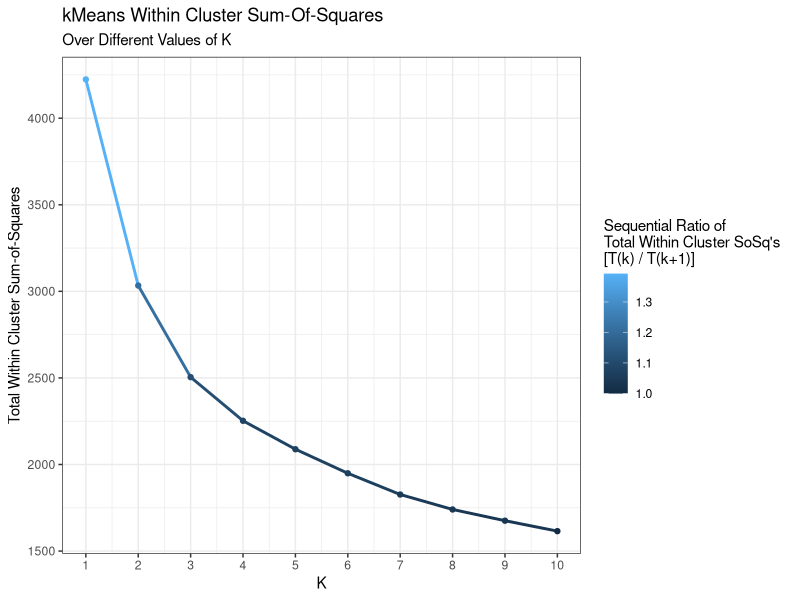
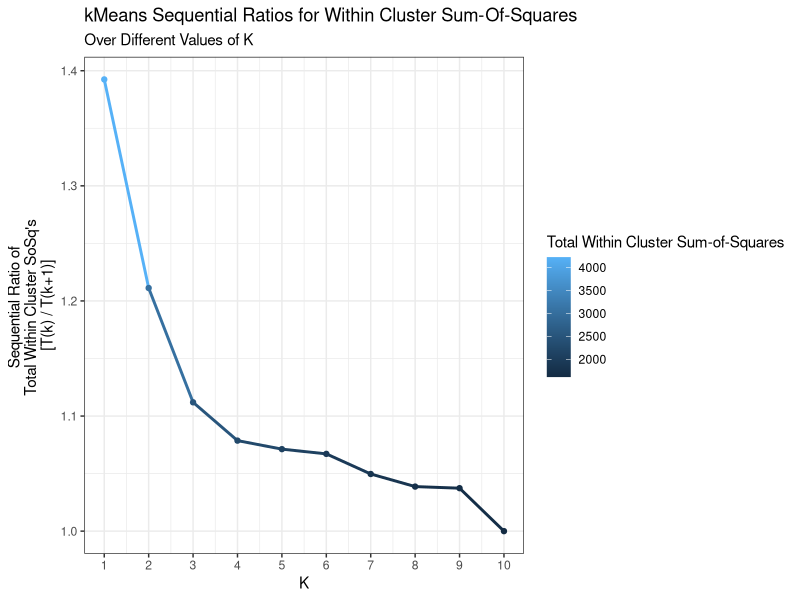
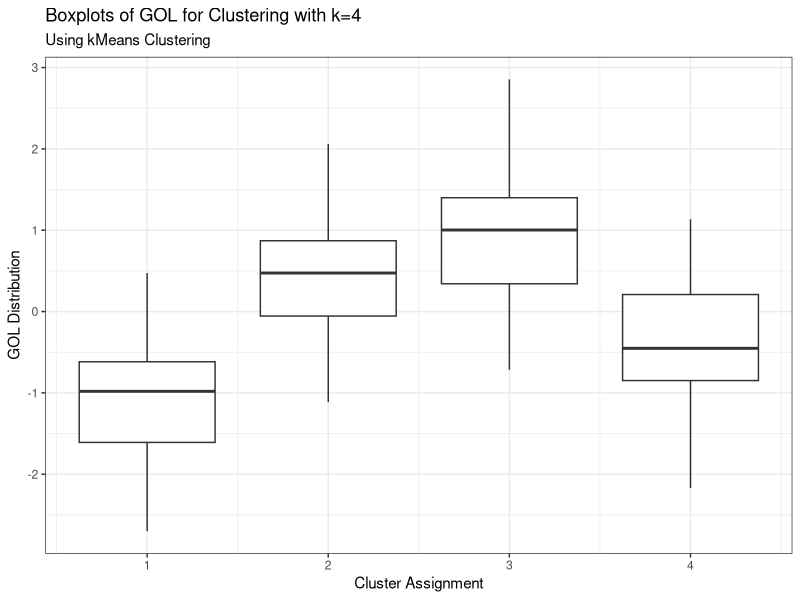
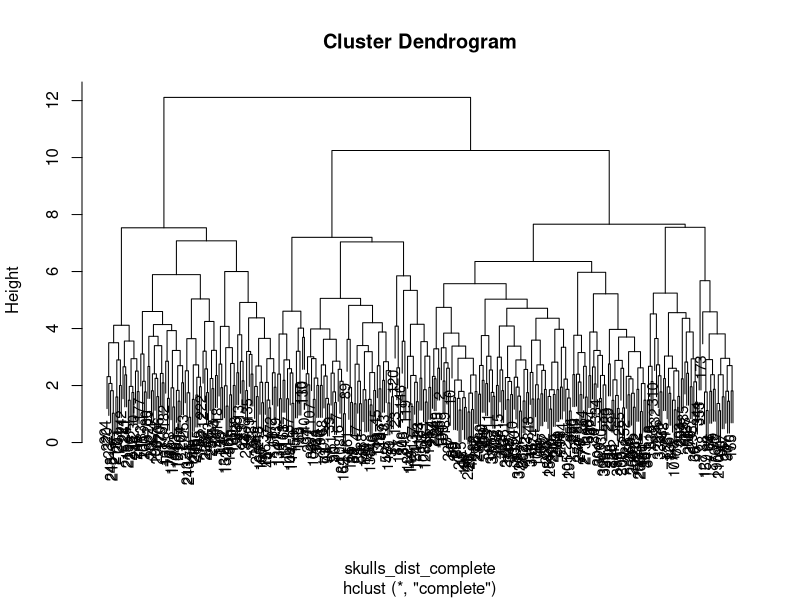
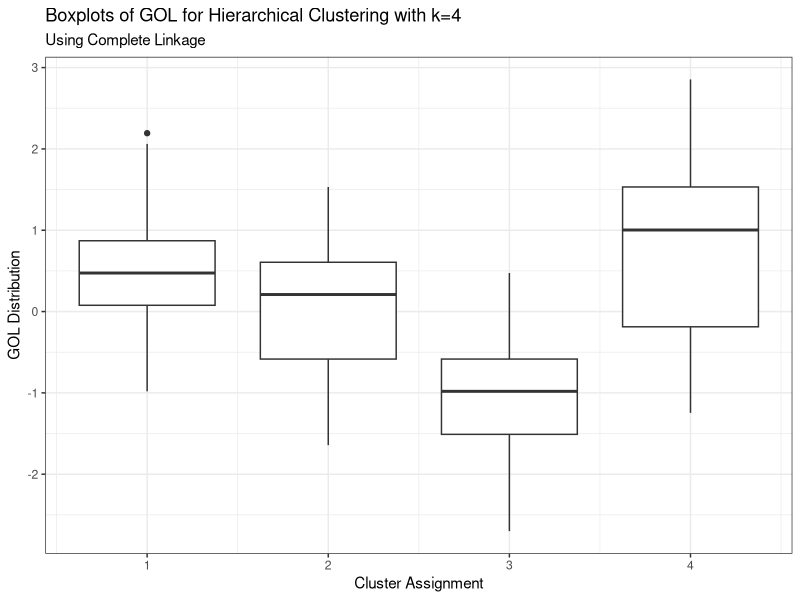
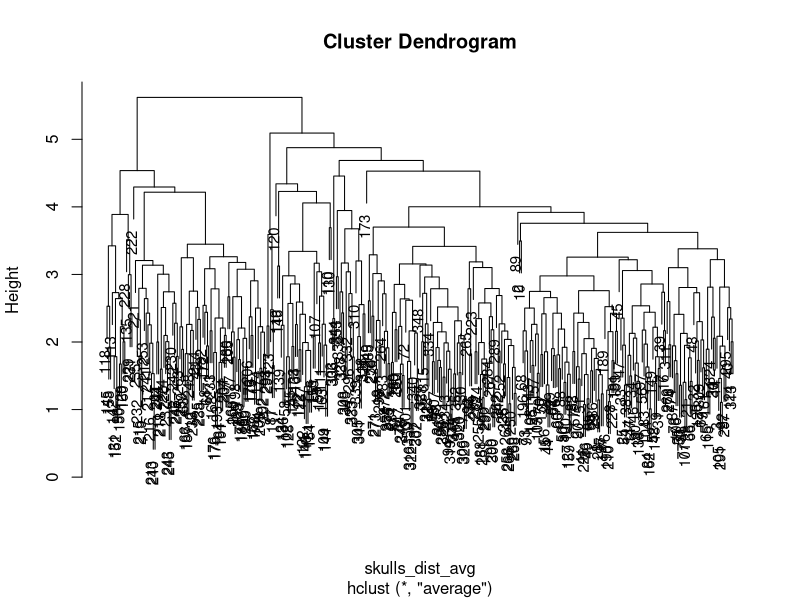
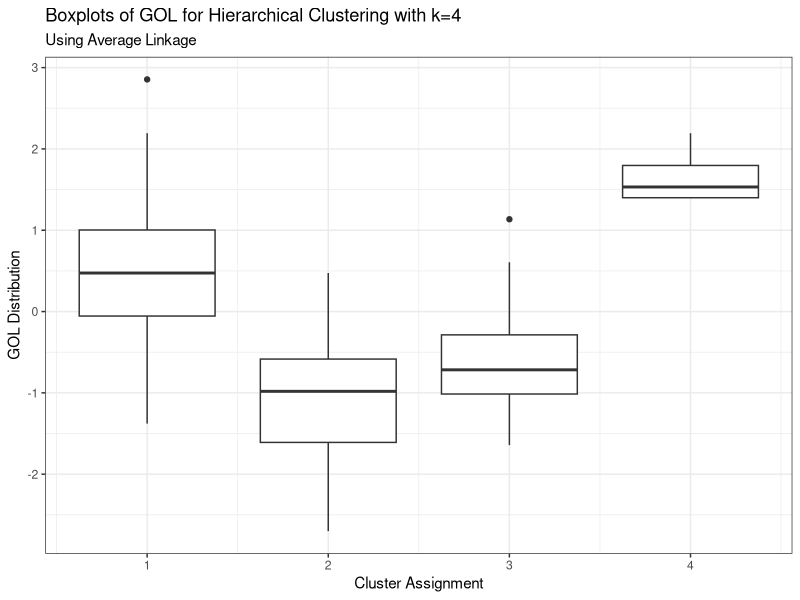

Write R code to recreate these figures, in order.
## ---- chunk 1
# load tidyverse
suppressPackageStartupMessages({
  library(tidyverse)
})

# load skulls data
skulls <- read_csv("skulls.csv")
glimpse(skulls)
## ---- chunk 2
# remove na's and scale skulls data
skulls <- skulls %>% na.omit() %>% lapply(scale) %>% as.data.frame()
dim(skulls)
glimpse(skulls)
## ---- chunk 3
# set random seed
set.seed(1847)

# set up k vals to test
kms <- 1:10

# run kmeans on all k in kms and collect clustering models
kmods <- lapply(kms, 
                function(k){ 
                  return( kmeans(skulls, centers = k, nstart = 20) ) 
                } 
              )

# collect within cluster sum of squares as vector
kss <- kmods %>% lapply('[[', 'tot.withinss') %>% unlist()

# get values of ratio between sequential sum-of-squares results for k to help identify 
# inflection point and diminishing returns (divide first nine kss by last nine kss,
# assuming the ratio will approach 1.0 as increasing k has less impact on ss)
rss <- c(kss[1:9] / kss[2:10], 1.0)

# collect results in data frame
kdf <- data.frame('k' = kms, 'ss' = kss, 'rss' = rss)

# set base plot for exploring kdf
p <- ggplot(kdf) + theme_bw()

# plot sum of squares to find inflection point 
# where increasing k no longer significantly reduces within cluster sum of squares
p + geom_line(aes(x = k, y = ss, color = rss), size=1) + 
  geom_point(aes(x = k, y = ss, color = rss)) +
  labs(title = 'kMeans Within Cluster Sum-Of-Squares', 
       subtitle = 'Over Different Values of K',
       x = 'K',
       y = 'Total Within Cluster Sum-of-Squares',
       color = 'Sequential Ratio of \nTotal Within Cluster SoSq\'s \n[T(k) / T(k+1)]') +
  scale_x_continuous(breaks = 1:10, labels = 1:10)
## ---- chunk 4
# Plot rate of change in within cluster sum of squares for sequential values of k
p + geom_line(aes(x = k, y = rss, color = ss), size=1) + 
  geom_point(aes(x = k, y = rss, color = ss)) +
  labs(title = 'kMeans Sequential Ratios for Within Cluster Sum-Of-Squares', 
       subtitle = 'Over Different Values of K',
       x = 'K',
       y = 'Sequential Ratio of \nTotal Within Cluster SoSq\'s \n[T(k) / T(k+1)]',
       color = 'Total Within Cluster Sum-of-Squares') +
  scale_x_continuous(breaks = 1:10, labels = 1:10)
## ---- chunk 5
# change k to test different models (best chosen k = 4)
k_km <- 4

# change skulls_fact_km to test different factors (chosen GOL)
skulls_fact_km <- 'GOL' 

# select kmeans model (based on k_km)
km_mod <- kmods[[k_km]]

# add cluster labels to data
skulls_km <- skulls %>% mutate(cluster = km_mod$cluster)

# plot skulls_fact_km distribution box plots for k_km clusters
ggplot(skulls_km) +
  geom_boxplot(aes_string(y = skulls_fact_km, x = 'cluster', group = 'cluster')) + 
  labs(title = paste('Boxplots of ', skulls_fact_km,' for Clustering with k=', k_km, sep=''),
       subtitle = 'Using kMeans Clustering',
       x = 'Cluster Assignment',
       y = paste(skulls_fact_km, 'Distribution')) + 
  scale_x_continuous(breaks = 1:k_km, labels = 1:k_km) + 
  theme_bw()
## ---- chunk 6
# get total within group sum of squares for clustering with k
km_mod$tot.withinss
## ---- chunk 7
# set random seed
set.seed(1842)

# heirarchical clustering on skull data using complete linkage
skulls_dist_complete <- dist(skulls)
skulls_hclust_complete <- hclust(skulls_dist_complete, method = "complete")

plot(skulls_hclust_complete, cex = 0.9)
## ---- chunk 8
# change k to test different models (default chosen k = 4)
k_h_complete <- 4

# change skull_fact_h_complete to test different factors (chosen GOL)
skulls_fact_h_complete <- 'GOL' 

# cut tree down to k_h_complete
skulls_cut_complete <- cutree(skulls_hclust_complete, k_h_complete)

# add cluster labels to data
skulls_h_complete <- skulls %>% mutate(cluster = skulls_cut_complete)

# plot skulls_fact_h_complete distribution box plots for k_h_complete clusters
ggplot(skulls_h_complete) +
  geom_boxplot(aes_string(y = skulls_fact_h_complete, x = 'cluster', group = 'cluster')) + 
  labs(title = paste('Boxplots of ', skulls_fact_h_complete,' for Hierarchical Clustering with k=', k_h_complete, sep=''),
       subtitle = 'Using Complete Linkage',
       x = 'Cluster Assignment',
       y = paste(skulls_fact_h_complete, 'Distribution')) + 
  scale_x_continuous(breaks = 1:k_h_complete, labels = 1:k_h_complete) + 
  theme_bw()
## ---- chunk 9
# set random seed
set.seed(1842)

# heirarchical clustering on skull data using average linkage
skulls_dist_avg <- dist(skulls)
skulls_hclust_avg <- hclust(skulls_dist_avg, method = "average")

plot(skulls_hclust_avg, cex = 0.9)
## ---- chunk 10
# change k to test different models (default chosen k = 4)
k_h_avg <- 4

# change skulls_fact_h_avg to test different factors (chosen GOL)
skulls_fact_h_avg <- 'GOL' 

# cut tree down to k_h_avg
skulls_cut_avg <- cutree(skulls_hclust_avg, k_h_avg)

# add cluster labels to data
skulls_h_avg <- skulls %>% mutate(cluster = skulls_cut_avg)

# plot skulls_fact_h_avg distribution box plots for k_h_avg hierarchical clusters
ggplot(skulls_h_avg) +
  geom_boxplot(aes_string(y = skulls_fact_h_avg, x = 'cluster', group = 'cluster')) + 
  labs(title = paste('Boxplots of ', skulls_fact_h_avg,' for Hierarchical Clustering with k=', k_h_avg, sep=''),
       subtitle = 'Using Average Linkage',
       x = 'Cluster Assignment',
       y = paste(skulls_fact_h_avg, 'Distribution')) + 
  scale_x_continuous(breaks = 1:k_h_avg, labels = 1:k_h_avg) + 
  theme_bw()
